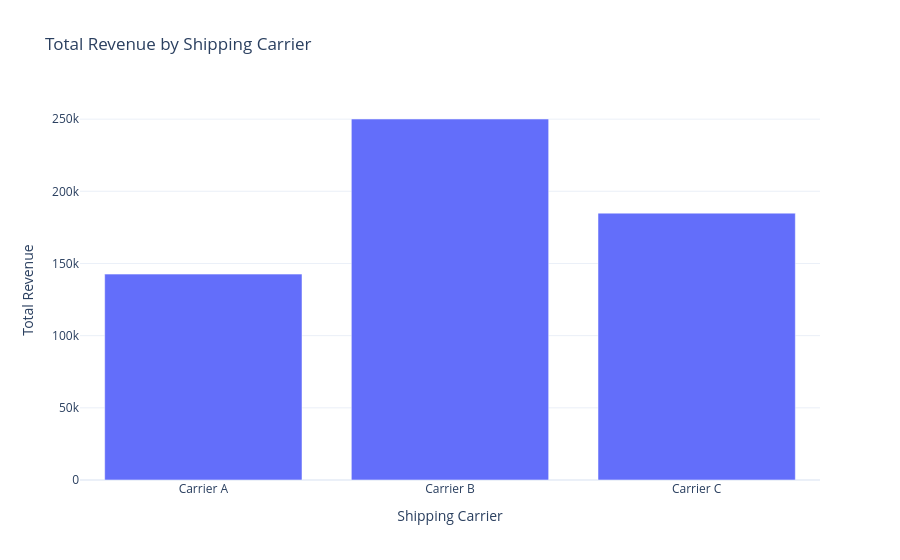

This figure's notebook cell:
### Code cell
total_revenue = data.groupby('Shipping carriers')['Revenue generated'].sum().reset_index()
fig = go.Figure()

fig.add_trace(go.Bar(x=total_revenue['Shipping carriers'], 
                     y = total_revenue['Revenue generated']))

fig.update_layout(title="Total Revenue by Shipping Carrier", 
                  xaxis_title = 'Shipping Carrier', 
                  yaxis_title = 'Total Revenue')

fig.show()

### Figure 1 — Plotly figure (JSON) as saved in the notebook; plotly's stock layout.template omitted (floating-point values rounded to 4 significant figures)
{"data": [{"type": "bar", "x": ["Carrier A", "Carrier B", "Carrier C"], "y": [142600.0, 250100.0, 184900.0]}], "layout": {"title": {"text": "Total Revenue by Shipping Carrier"}, "xaxis": {"title": {"text": "Shipping Carrier"}}, "yaxis": {"title": {"text": "Total Revenue"}}}}
